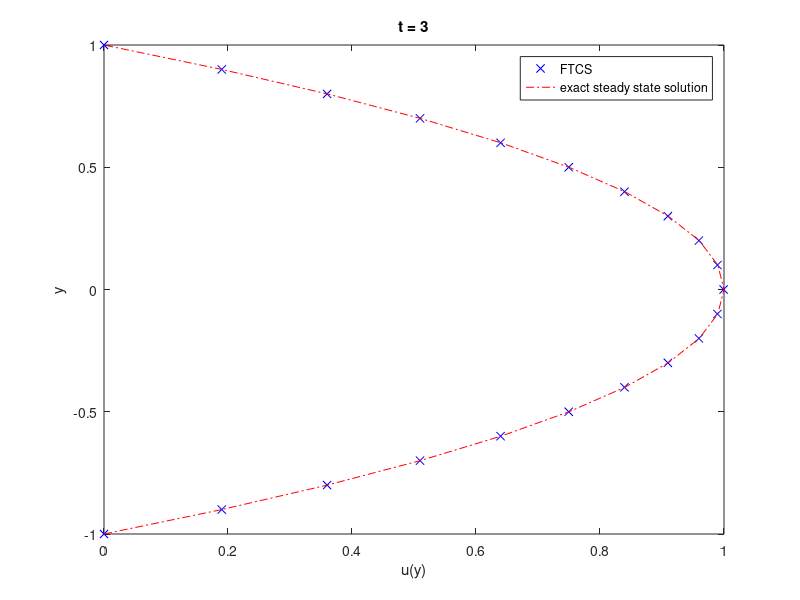

MATLAB code for this plot:
% Solving the 1D diffusion equation with source term: 
% Start-up of Poiseulle flow 
% using Forward-Time-Central-Space (FTCS) scheme,
% and comparing with analytical steady state solution.
% The equation is non-dimensional.

clear all
close all
clc

% Number of grid points and cell size
jmax=21;
dy=2/(jmax-1);

% Initialize velocity array and set B.C.s
u=zeros(jmax,1);
U=0; % For U>0, the startup of a combined Poiseuille-Couette flow can be calculated.
u(jmax)=U;

% y-array for computation of exact solution
y=linspace(-1,1,jmax);

% End time of simulation
tstop=3;

% Pressure gradient coefficient k=-(h^3/(rho*nu^2))*dp/dx,
% where h is the channel half height
k=2;

% Time step size and number of time steps
% FTCS stable for r <= 0.5
r=0.5;
dt=r*dy^2;
nmax=ceil(tstop/dt);
dt=tstop/nmax;
r=dt/dy^2;

j=[2:jmax-1];

tic
for n=1:nmax
    % Vector operations in MATLAB execute much faster than for loops! 
    u(j)=k*dt + u(j)*(1-2*r)+(u(j+1)+u(j-1))*r; % j is a vector here!

    t=dt*n;
    plot(u,y,'bx')
    xlim([0 1+U])
    title(['t = ',num2str(t,2)])
    drawnow;
    
    % pause         % Use this if you want stepwise simulation                          
end
toc

hold on
xlabel('u(y)')
ylabel('y')
% plot the steady state solution
% u_ex=1-y.^2; % for Poiseuille flow
u_ex=0.5*(U+k)+0.5*U*y-0.5*k*y.^2; % for Poiseuille-Couette flow
plot(u_ex,y,'r-.')                  
legend('FTCS','exact steady state solution','Location','best')
hold off

disp(['||u - u_exact steady state||_2=',num2str(norm(u-u_ex')*sqrt(dy))])